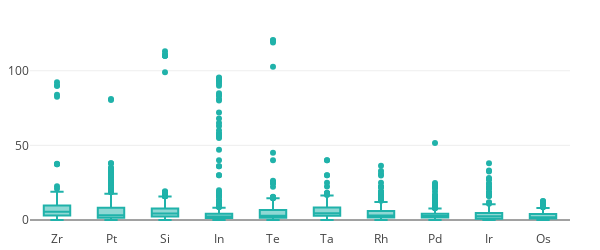

Here is the notebook cell this chart was saved with:
### Code cell
plotly_boxplot(low_temps)

### Figure 1 — Plotly figure (JSON) as saved in the notebook; plotly's stock layout.template omitted (floating-point values rounded to 4 significant figures; data arrays with more than 128 entries replaced by an {"elided": "..."} marker saying what was removed)
{"data": [{"marker": {"color": "lightseagreen"}, "name": "Zr", "type": "box", "uid": "8142caa8-f253-11e8-b141-3c15c2cf2370", "y": {"elided": "631 float values"}}, {"marker": {"color": "lightseagreen"}, "name": "Pt", "type": "box", "uid": "8142ccf8-f253-11e8-9056-3c15c2cf2370", "y": {"elided": "419 float values"}}, {"marker": {"color": "lightseagreen"}, "name": "Si", "type": "box", "uid": "8142ce06-f253-11e8-9458-3c15c2cf2370", "y": {"elided": "725 float values"}}, {"marker": {"color": "lightseagreen"}, "name": "In", "type": "box", "uid": "8142cef6-f253-11e8-9cef-3c15c2cf2370", "y": {"elided": "544 float values"}}, {"marker": {"color": "lightseagreen"}, "name": "Te", "type": "box", "uid": "8142cfd2-f253-11e8-b396-3c15c2cf2370", "y": {"elided": "527 float values"}}, {"marker": {"color": "lightseagreen"}, "name": "Ta", "type": "box", "uid": "8142d0ae-f253-11e8-bf3a-3c15c2cf2370", "y": {"elided": "396 float values"}}, {"marker": {"color": "lightseagreen"}, "name": "Rh", "type": "box", "uid": "8142d18a-f253-11e8-b853-3c15c2cf2370", "y": {"elided": "643 float values"}}, {"marker": {"color": "lightseagreen"}, "name": "Pd", "type": "box", "uid": "8142d266-f253-11e8-ac5b-3c15c2cf2370", "y": {"elided": "487 float values"}}, {"marker": {"color": "lightseagreen"}, "name": "Ir", "type": "box", "uid": "8142d338-f253-11e8-8ddb-3c15c2cf2370", "y": {"elided": "572 float values"}}, {"marker": {"color": "lightseagreen"}, "name": "Os", "type": "box", "uid": "8142d40a-f253-11e8-94cc-3c15c2cf2370", "y": {"elided": "255 float values"}}], "layout": {"height": 250, "margin": {"b": 20, "l": 30, "r": 30, "t": 30}, "showlegend": false, "width": 600}}
